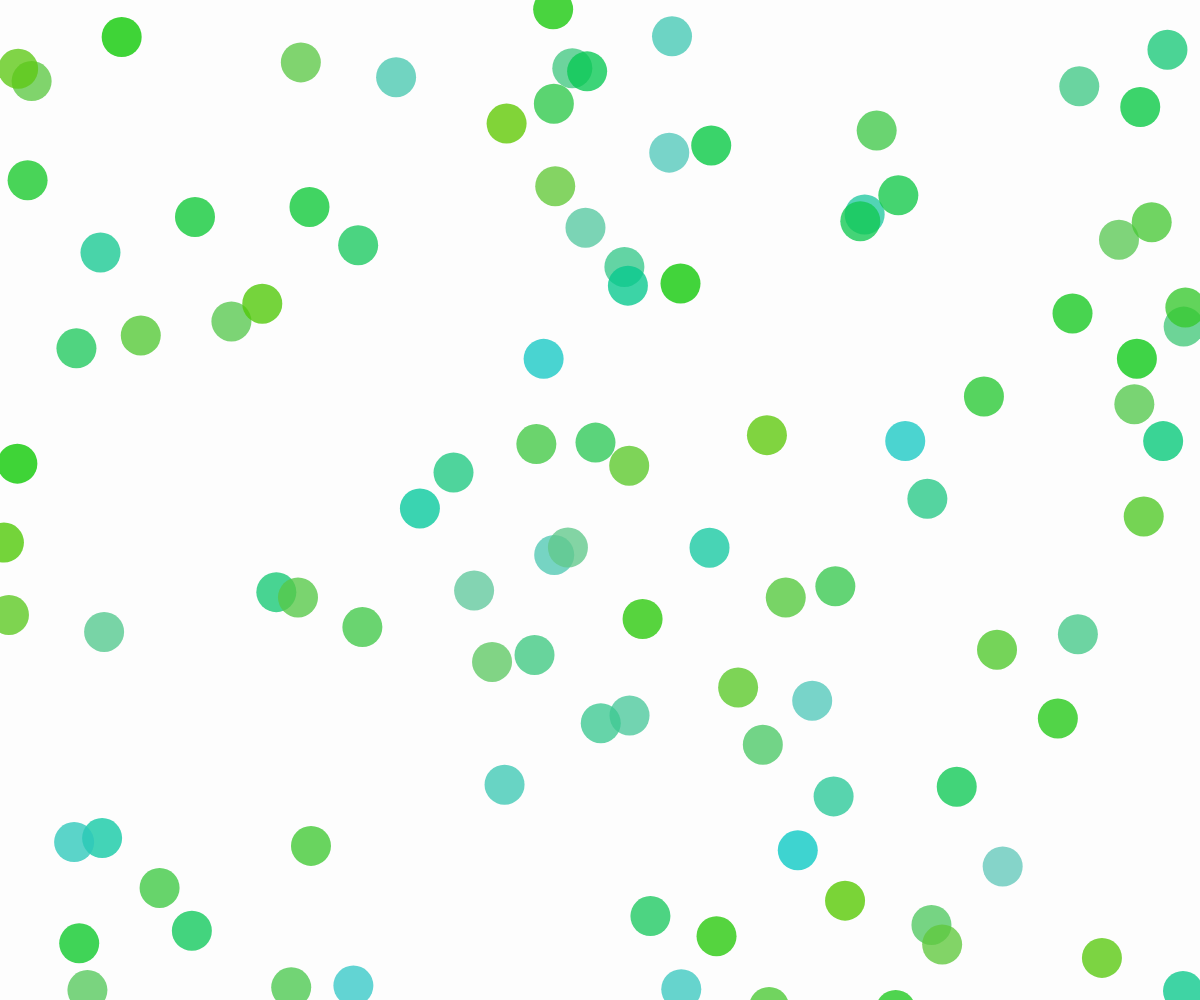
Frame 1 (no input)
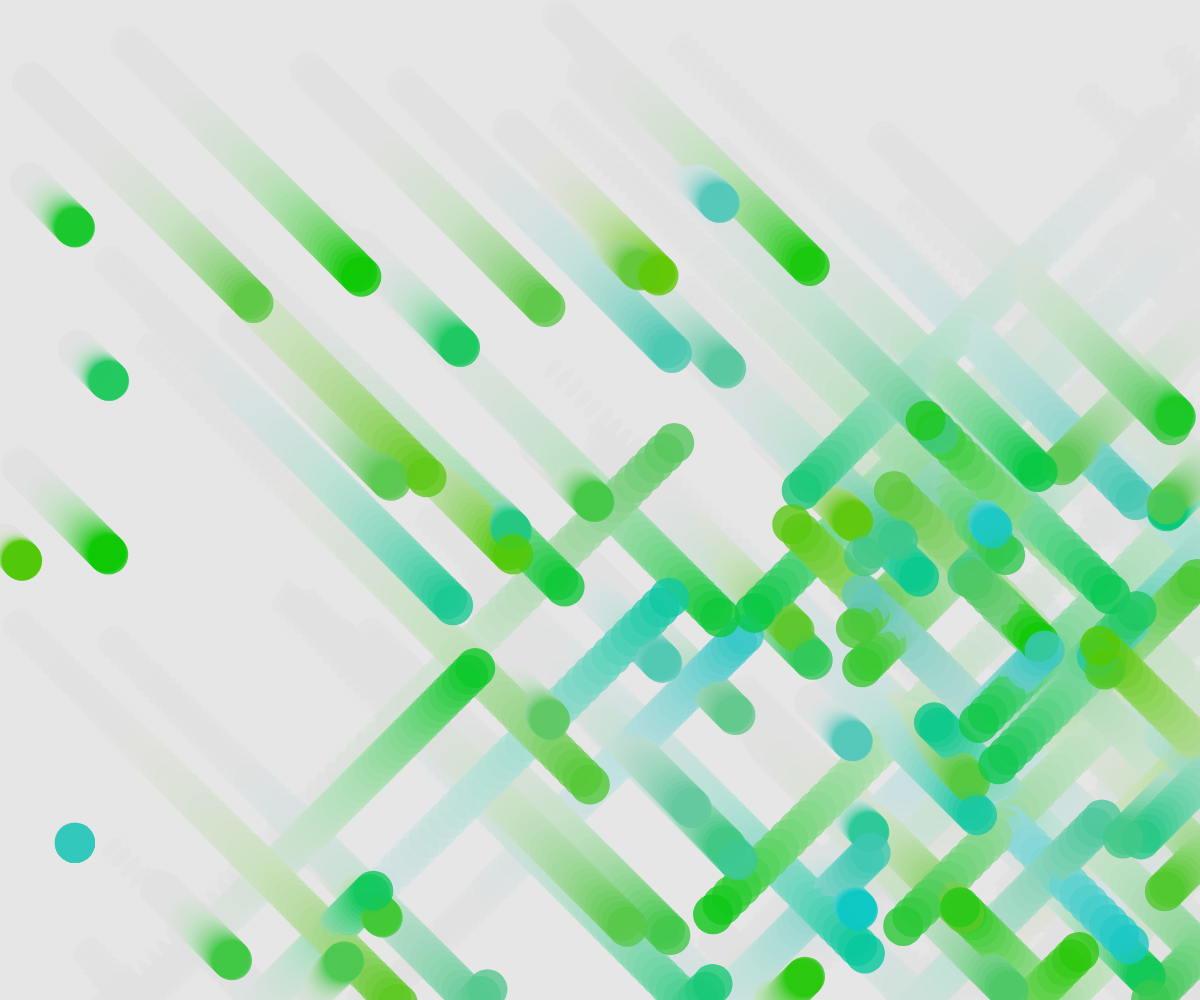
Frame 60 (no input)
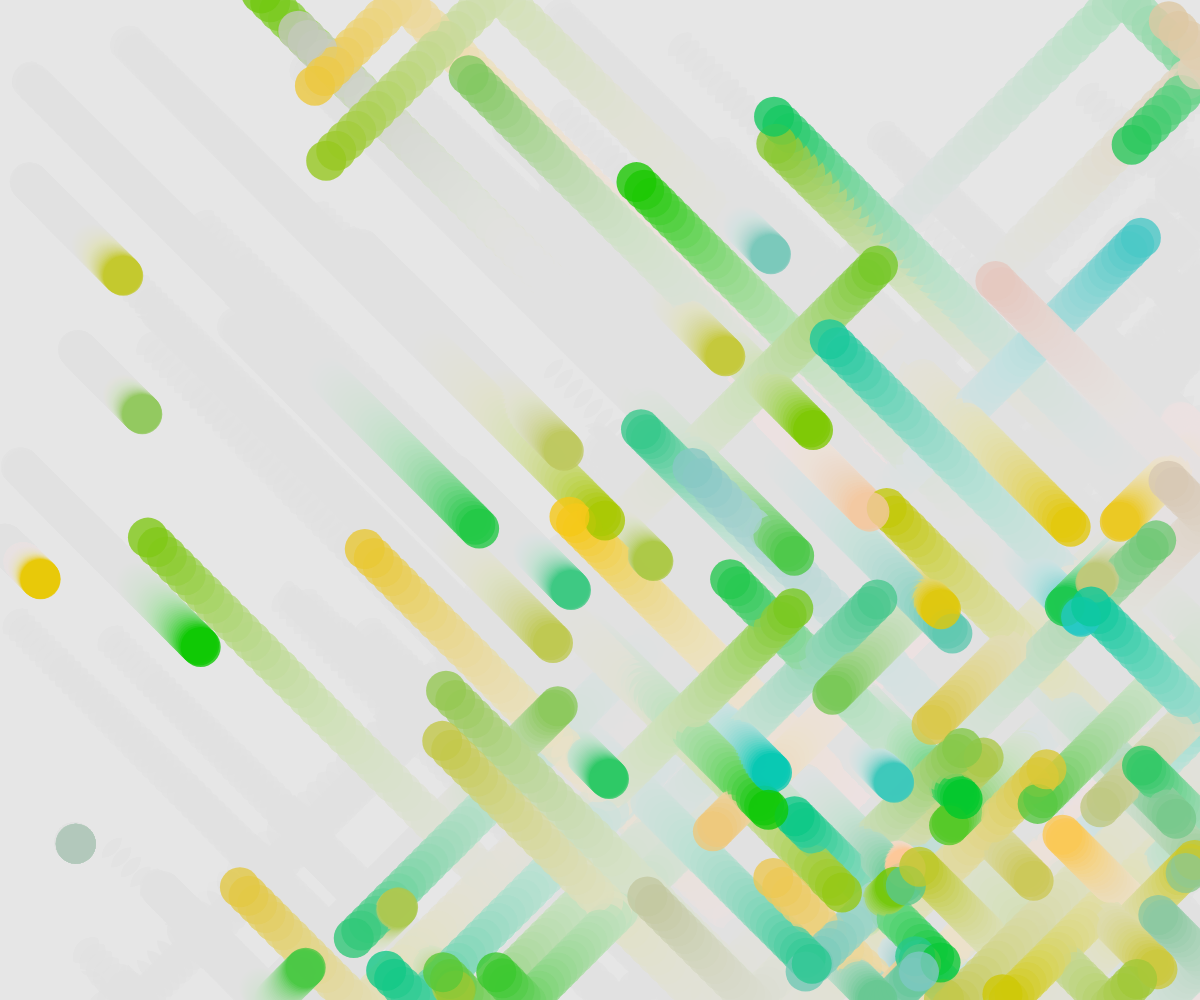
Frame 120 (the mouse pressed at the canvas centre since frame 60)

The p5.js sketch that drew these frames (run headless with seeded random() and noise() and a simulated clock; from frame 60 on, the mouse is pressed at the canvas centre):

// p5.js sketch
// ── sketch.js
class Ball {
  constructor(posX, posY, speed) {
    this.posX = posX;
    this.posY = posY;

    this.speedX = speed;
    this.speedY = speed;

    this.r = random(100);
    this.g = 200;
    this.b = random(200);
 
  }

  
  draw(){
  noStroke();
  fill(this.r,this.g,this.b,200);
  circle(this.posX,this.posY,40);
  }

  update(){
    if(this.posX >= width || this.posX <= 0){
      this.speedX *= -1;
    }
    if(this.posY >= height || this.posY  <= 0){
      this.speedY *= -1;
    }
    this.posY += this.speedY;
    this.posX += this.speedX;


  }

}


let balls = [];

function setup() {
  createCanvas(windowWidth, windowHeight);

  for (let i = 0; i <= 100; i++){
    balls[i] = new Ball(random(width), random(height), random(10));
  }

}

function draw() {
  background(220,20);
  for (let i = 0; i <= 100; i++){
    balls[i].update();
    balls[i].draw();

  }


}

function mousePressed(){
  for (let i = 0; i <= 100; i++){
    balls[i].r = random(255);
  }

}
